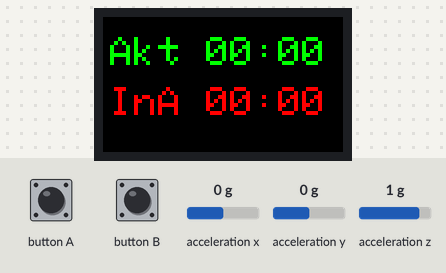
Simulated run of this sketch. Board: ESP32. Shown: 240×135 colour display. The inputs (shaded band) are chosen by the test bench; at power-on: acceleration x 0 g, acceleration y 0 g, acceleration z 1 g.

Above: at 2.2 s.
2.3 s: button A pressed for 0.15 s
At 3.5 s:
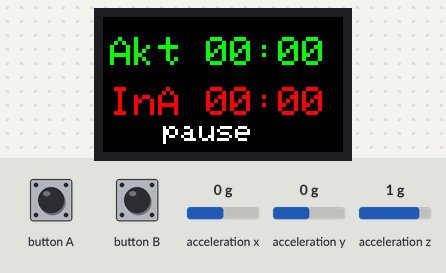
3.9 s: button A pressed for 1 s
At 7.8 s:
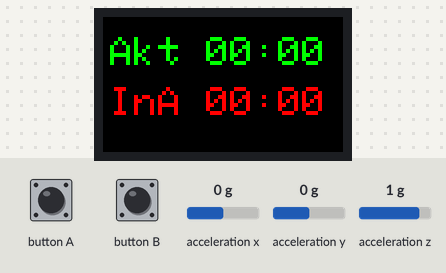
7.9 s: acceleration x set to -1.4 g
10.9 s: button A pulsed LOW 5 times (0.12 s each, 0.3 s apart)
At 12.9 s:
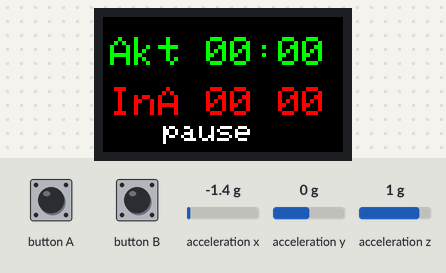
Timing chart, 0 to 14.4 s (numbered marks = the images above; inputs shaded):
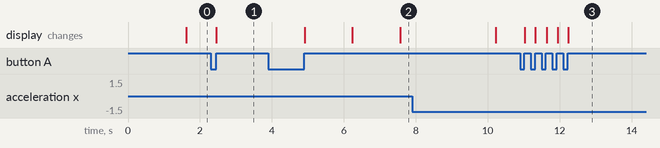

The sketch:

M5stick_final_kod.ino
```cpp
#include <M5StickCPlus.h>

// Noen nødvendige variabel
float accX, accY, accZ, magnitude;
float maxVerdi, minVerdi;
float dif;

// Grensen for differansen mellom den største verdien og den minste verdien. Når denne grensen overskrides, går enheten fra inaktiveT til aktiv modus.
const float difGrense = 0.1;
int count;
unsigned long timer = 0;   // Tidsteller for perioden for endring fra inaktiv til aktiveT modus
unsigned long mellomTid = 60000; // Tidsintervallet i ms, til å bytte fra inaktiv til aktive modus
unsigned long tid = 0;
unsigned long aktiveT = 0; // Tid ut senga
unsigned long inaktiveT = 0; // Tid i senga

bool aktivModus = false;
bool systemStart = false;


// Denne funksjonen beregner differansen mellom den høyeste og laveste verdien av akselerometeret for 1000 avlesninger.
float finneDifAcc(){
  // Den henter akselerometerdata fra IMU-en og beregner en enkelt verdi som representerer den totale akselerasjonshastigheten målt i akselerometeret.
  // Dette gjøres ved å beregne kvadratroten av summen av kvadratene til accX, accY og accZ.
  M5.IMU.getAccelData(&accX, &accY, &accZ);
  magnitude = sqrt(accX * accX + accY * accY + accZ * accZ);
  maxVerdi = magnitude;
  minVerdi = magnitude;
  count=0 ;

  // Starter en løkke som vil kjøre 1000 ganger for å ta tusen avlesninger og finner den høyeste og laveste verdien.
  while(count<1000){
    sjekkeKnapp(); // sjekker om det er noen knappetrykk
    M5.IMU.getAccelData(&accX, &accY, &accZ);
    magnitude = sqrt(accX * accX + accY * accY + accZ * accZ);
    if (magnitude > maxVerdi) {
      maxVerdi = magnitude;}
    if (magnitude < minVerdi) {
      minVerdi = magnitude;}
      count++;
      delay(1);
  }

  // return deferensen mellom den største og minste verdien.
  return maxVerdi - minVerdi;
}

// Den tar to parametere den aktive og inaktiveTe tiden i millisekunder,
// og konverterer den til timer, minutter, og viser den på skjermen
void printResultat(unsigned long Aktiv,unsigned long inaktiveT){

  // Bestem størrelsen og fargen på skriften og hvor den aktive tiden skal skrives ut på skjermen
  M5.Lcd.setTextSize(4);
  M5.Lcd.setTextColor(GREEN, BLACK);
  M5.Lcd.setCursor(7, 20);
  M5.Lcd.printf("Akt %02d:%02d", Aktiv/3600000, ((Aktiv/1000)%3600) / 60);

  // Bestem størrelsen og fargen på skriften og hvor den inaktive tiden skal skrives ut på skjermen
  M5.Lcd.setTextColor(RED, BLACK);
  M5.Lcd.setCursor(7, 70);
  M5.Lcd.printf("InA %02d:%02d", inaktiveT/3600000, ((inaktiveT/1000)%3600) / 60);


  // Blinke
  if (((Aktiv/1000)%2) == 0 && aktivModus){
    M5.Lcd.fillRect(155, 20, 15, 50, BLACK);
  }
  if (((inaktiveT/1000)%2) == 0 && !aktivModus){
    M5.Lcd.fillRect(155, 70, 15, 50, BLACK);
  }
}

// sjekker om det er noen knappetrykk (BtnA og BtnB )
void sjekkeKnapp(){
  M5.update();
  //  Hvis knapp_A trykkes, skal systemet ta pause til at den trykkes engang til.
  if (M5.BtnA.wasReleased()){
    if(systemStart){
      systemStart = false;
      M5.Lcd.setTextSize(3);
      M5.Lcd.setTextColor(WHITE, BLACK);
      M5.Lcd.setCursor(60, 103);
      M5.Lcd.print("pause ");
    }
    else {
      systemStart = true;
      M5.Lcd.fillRect(50, 100, 200, 60, BLACK);
    }
  }

  // Hvis knapp_A trykkes holdes inne i 3 sekunder, skal den resette aktiv og inaktiveT tiden til null
  else if (M5.BtnA.wasReleasefor(3000)) {
    aktiveT = 0;
    inaktiveT = 0;}

}


void setup() {
  // utfører nødvendig initialisering for å bruke M5Stack-enheten
  M5.begin();
  M5.Imu.Init();
  M5.Lcd.setRotation(3);  // Setter ønsket rotasjonen for skjermen (3 * 90 grader)
  M5.Lcd.fillScreen(BLACK); // Fyller hele LCD-skjermen med svart farge for å tømme skjermen
  M5.Lcd.setTextSize(4); // størrelsen på teksten
  delay(100);
  systemStart = true;
}


void loop() {
  sjekkeKnapp();
  if (systemStart){
    tid = millis();
    dif = finneDifAcc(); // kaller funksjonen som finner akselerometeret differansen

    // Denne løkkeen kjører så lenge verdien av differansen er mindre enn difGrense.
    // Tiden som brukt på denne løkken beregnes og legges til aktiv tiden. (Pasienten er ikke i seng)
    while(dif < difGrense && systemStart){
      aktivModus = true;
      aktiveT += millis() - tid;
      tid = millis();
      printResultat(aktiveT, inaktiveT);
      dif = finneDifAcc();
    }

    // løkken kjører så lenge verdien av timer er mindre enn mellomTid (tiden som enheten skal vente for den bytter til aktiv modus).
    // Tiden som brukt på denne løkken beregnes og legges til inaktiveT tiden. (Pasienten er i seng)
    while(timer < mellomTid && systemStart){
      aktivModus = false;
      // Når enheten leser en uvanlig bevegelse, betyr det at pasienten fortsatt er i sengen, og timer vil starte igjen fra null
      if(dif > difGrense){
          timer = 0;}
      else{
        timer += millis() - tid;
      }
      inaktiveT += millis() - tid;
      tid = millis();
      printResultat(aktiveT, inaktiveT);
    dif = finneDifAcc();
    }

    // Tiden som enheten ventet for den bytter til aktiv modus skal trykkes av inaktiveT tid og addere den til aktivtid.
    inaktiveT = inaktiveT - timer;
    aktiveT = aktiveT + timer;
    timer = 0;
  }
}
```

Measured:
- after the input at 2.3 s, the display: changes after 0.16 s (image 1)
- after the input at 3.9 s, the display: changes after 1.0 s (image 2)
- after the input at 10.9 s, the display: changes after 0.13 s (image 3)
